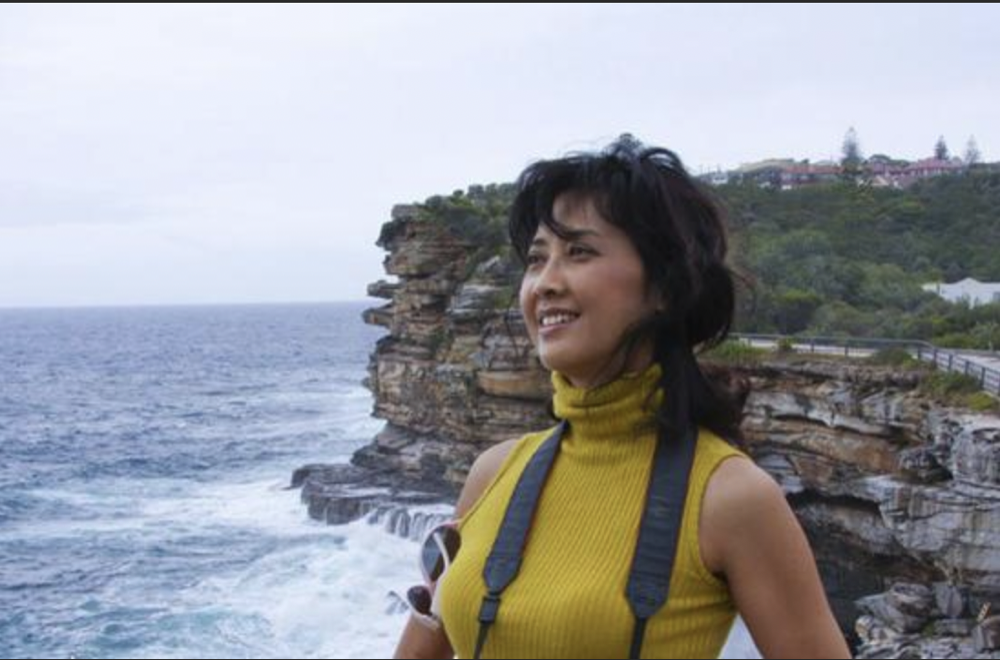
#> input picture machineLearn/img/girl.png, 1000 x 660 px
$ python kmeansImage.py
#> lines starting #> are read from the running program, lines starting #| are printed output that depends on the picture
# coding: utf-8
# @时间   : 2021/10/27 3:10 下午
# @作者   : 文山
# @邮箱   : wolaizhinidexin@163.com
# @作用   :
# @文件   : kmeansImage.py
# from pylab import imread,imshow,figure,show,subplots
# from cv2 import imread
import cv2
from numpy import reshape,flipud
from sklearn.cluster import KMeans
from copy import deepcopy

img = cv2.imread('./img/girl.png')
#> img is the input picture: shape (660, 1000, 3); mean B, G, R 160.1, 154.4, 152.1
pixel = reshape(img, (img.shape[0] * img.shape[1],3))
pixel_new = deepcopy(pixel)
model = KMeans(n_clusters=10)
labels = model.fit_predict(pixel)
palette = model.cluster_centers_
for i in range(len(pixel)):
    pixel_new[i,:] = palette[labels[i]]
result = reshape(pixel_new,(img.shape[0],img.shape[1],3))
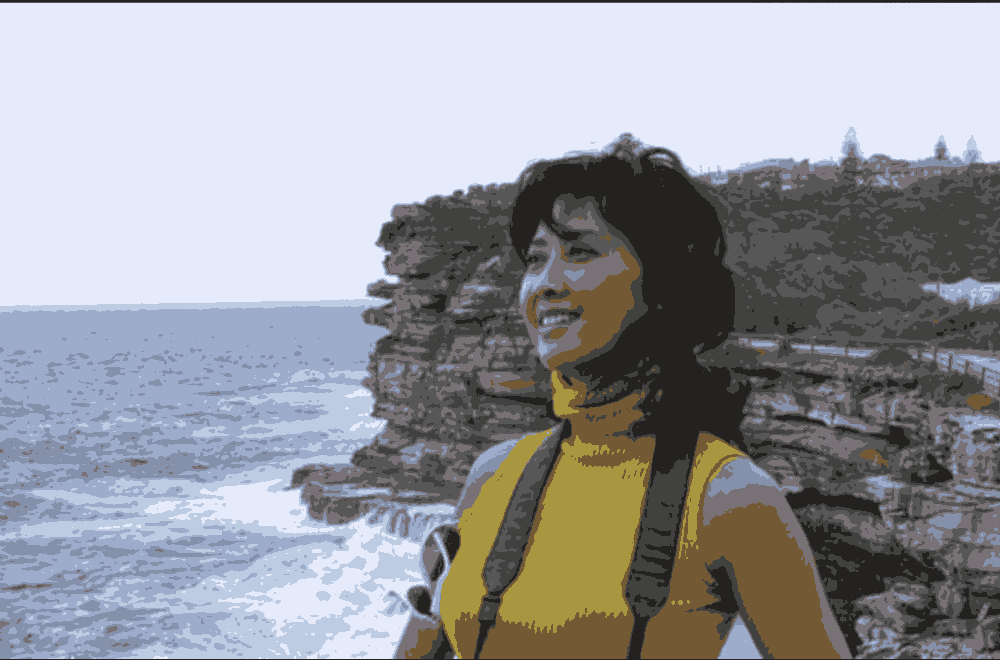
#> result: shape (660, 1000, 3); mean B, G, R 159.8, 154.1, 151.7
cv2.imshow('r', result)
cv2.waitKey(0)
cv2.destroyAllWindows()
